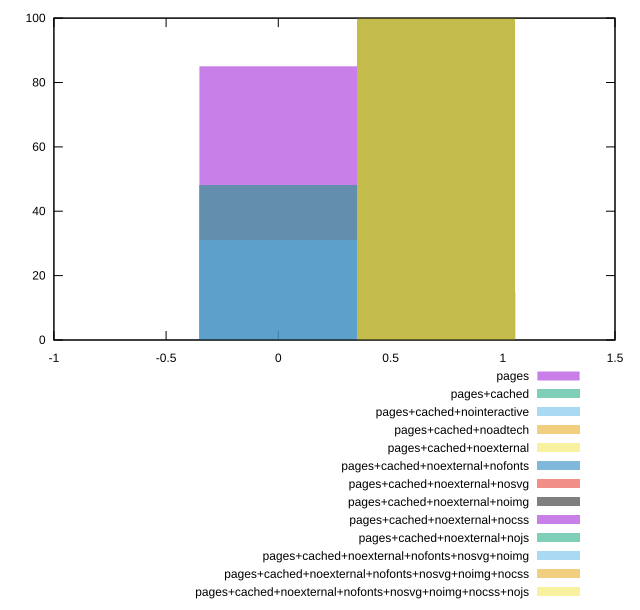

Reproduce this figure in gnuplot.
reset
set terminal svg size 640, 610
set output "reprap/third-party-summary/comparison/histogram/all_score.svg"

$pages <<EOF
0 85
0.7036329726262575 15
EOF

$pagesCached <<EOF
0 48
0.7036329726262575 52
EOF

$pagesCachedNointeractive <<EOF
0 31
0.7036329726262575 69
EOF

$pagesCachedNoadtech <<EOF
0.7036329726262575 100
EOF

$pagesCachedNoexternal <<EOF
0.7036329726262575 100
EOF

$pagesCachedNoexternalNofonts <<EOF
0.7036329726262575 100
EOF

$pagesCachedNoexternalNosvg <<EOF
0.7036329726262575 100
EOF

$pagesCachedNoexternalNoimg <<EOF
0.7036329726262575 100
EOF

$pagesCachedNoexternalNocss <<EOF
0.7036329726262575 100
EOF

$pagesCachedNoexternalNojs <<EOF
0.7036329726262575 100
EOF

$pagesCachedNoexternalNofontsNosvgNoimg <<EOF
0.7036329726262575 100
EOF

$pagesCachedNoexternalNofontsNosvgNoimgNocss <<EOF
0.7036329726262575 100
EOF

$pagesCachedNoexternalNofontsNosvgNoimgNocssNojs <<EOF
0.7036329726262575 100
EOF

set key outside below
set boxwidth 0.7036329726262575
set yrange [0:100]
set style fill transparent solid 0.5 noborder

plot \
  $pages title "pages" with boxes, \
  $pagesCached title "pages+cached" with boxes, \
  $pagesCachedNointeractive title "pages+cached+nointeractive" with boxes, \
  $pagesCachedNoadtech title "pages+cached+noadtech" with boxes, \
  $pagesCachedNoexternal title "pages+cached+noexternal" with boxes, \
  $pagesCachedNoexternalNofonts title "pages+cached+noexternal+nofonts" with boxes, \
  $pagesCachedNoexternalNosvg title "pages+cached+noexternal+nosvg" with boxes, \
  $pagesCachedNoexternalNoimg title "pages+cached+noexternal+noimg" with boxes, \
  $pagesCachedNoexternalNocss title "pages+cached+noexternal+nocss" with boxes, \
  $pagesCachedNoexternalNojs title "pages+cached+noexternal+nojs" with boxes, \
  $pagesCachedNoexternalNofontsNosvgNoimg title "pages+cached+noexternal+nofonts+nosvg+noimg" with boxes, \
  $pagesCachedNoexternalNofontsNosvgNoimgNocss title "pages+cached+noexternal+nofonts+nosvg+noimg+nocss" with boxes, \
  $pagesCachedNoexternalNofontsNosvgNoimgNocssNojs title "pages+cached+noexternal+nofonts+nosvg+noimg+nocss+nojs" with boxes, \


reset
